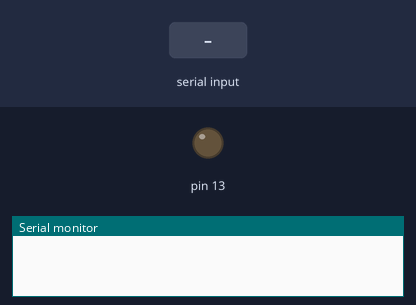
A sketch run on a simulated Arduino Uno, built with avr-gcc and run on an emulated ATmega328P. Parts: output pins drawn as LEDs (lit = HIGH), the last lines printed to the serial monitor. The test bench sets the inputs (shaded band).

Above: at 1.2 s.
1.3 s: "led on\n" received over Serial
At 2.5 s:
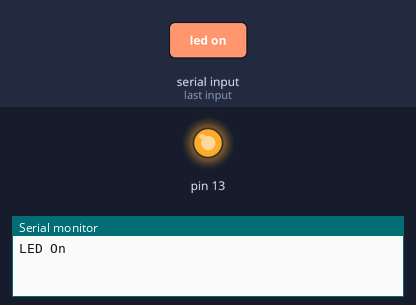
2.8 s: "led off\n" received over Serial
At 3.9 s:
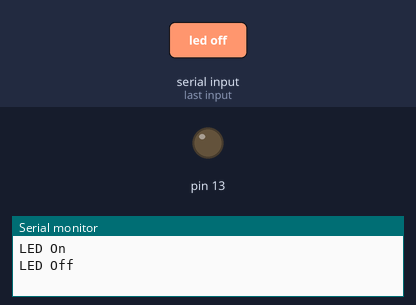
Timing chart, 0 to 5.8 s (numbered marks = the images above; inputs shaded):
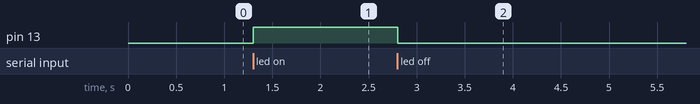

The sketch:

exam1.ino
```cpp
String inputString = "";
bool stringComplete = false;

void setup() {
  Serial.begin(19200);
  inputString.reserve(200);
  pinMode(13,OUTPUT);
}

void loop() {
  if (stringComplete) {
    if (inputString.equals("led on")) {
    digitalWrite(13,1);
    Serial.println("LED On");
    } else if (inputString.equals("led off")) {
      digitalWrite(13,0);
      Serial.println("LED Off");
    } else if (inputString.startsWith("flash ")) {
      String params = inputString.substring(6);
      int spaceIndex = params.indexOf(" ");
      if (spaceIndex > 0) {
        String numberStr = params.substring(0, spaceIndex);
        String durationStr = params.substring(spaceIndex + 1);

        int number = numberStr.toInt();
        int duration = durationStr.toInt();
        char toPrint[50];
        sprintf(toPrint,"Flashes = %d PeriodMs = %d",number,duration);
        inputString = String(toPrint);
        for (int i = 0; i < number; i++) {
          digitalWrite(13,0);
          delay(duration/2);
          digitalWrite(13,1);
          delay(duration/2);
          digitalWrite(13,0);
        }
        Serial.println(inputString);
      }
    } else {
      Serial.print("Unknown command --> ");
      Serial.println(inputString);
    }
    inputString = "";
    stringComplete = false;
  }
}

void serialEvent() {
  while (Serial.available()) {
    char inChar = (char)Serial.read();
    if (inChar == '\n') {
      stringComplete = true;
    } else {
      inputString += inChar;
    }
  }
}
```

Measured:
- after the input at 1.3 s, pin 13: LOW → HIGH at once
- after the input at 2.8 s, pin 13: HIGH → LOW at once
